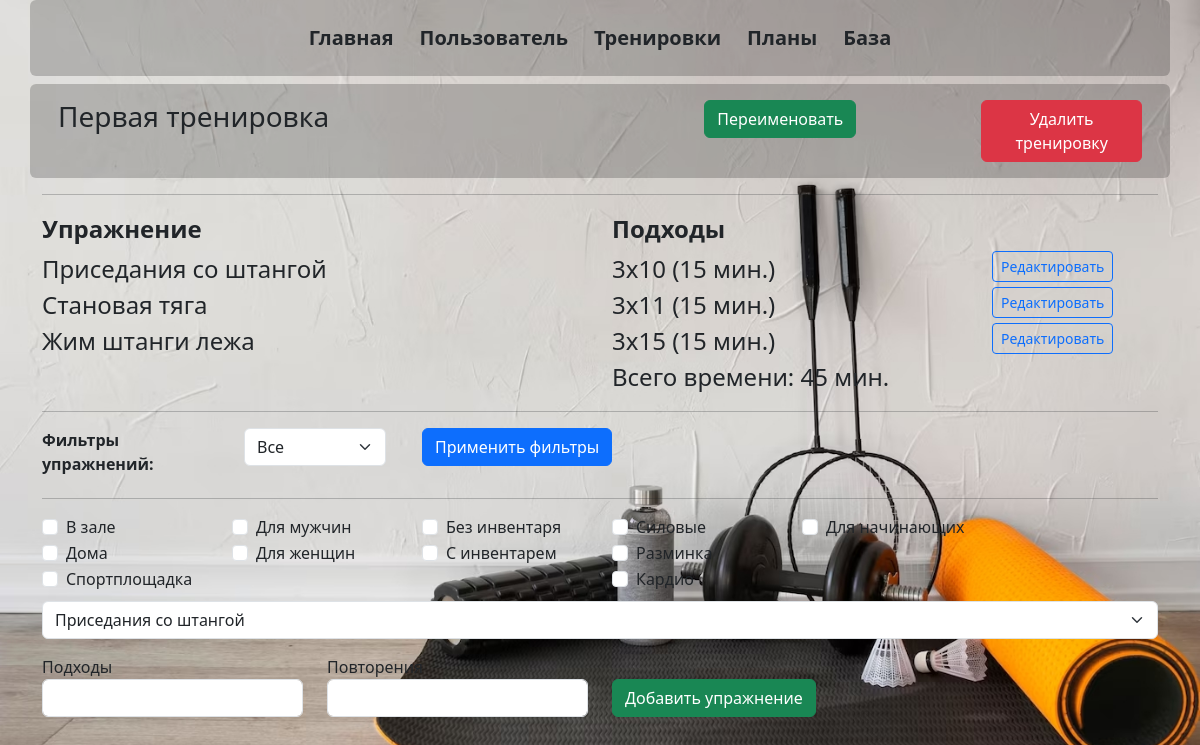
The page /edit_train/1 on the database as committed earlier.
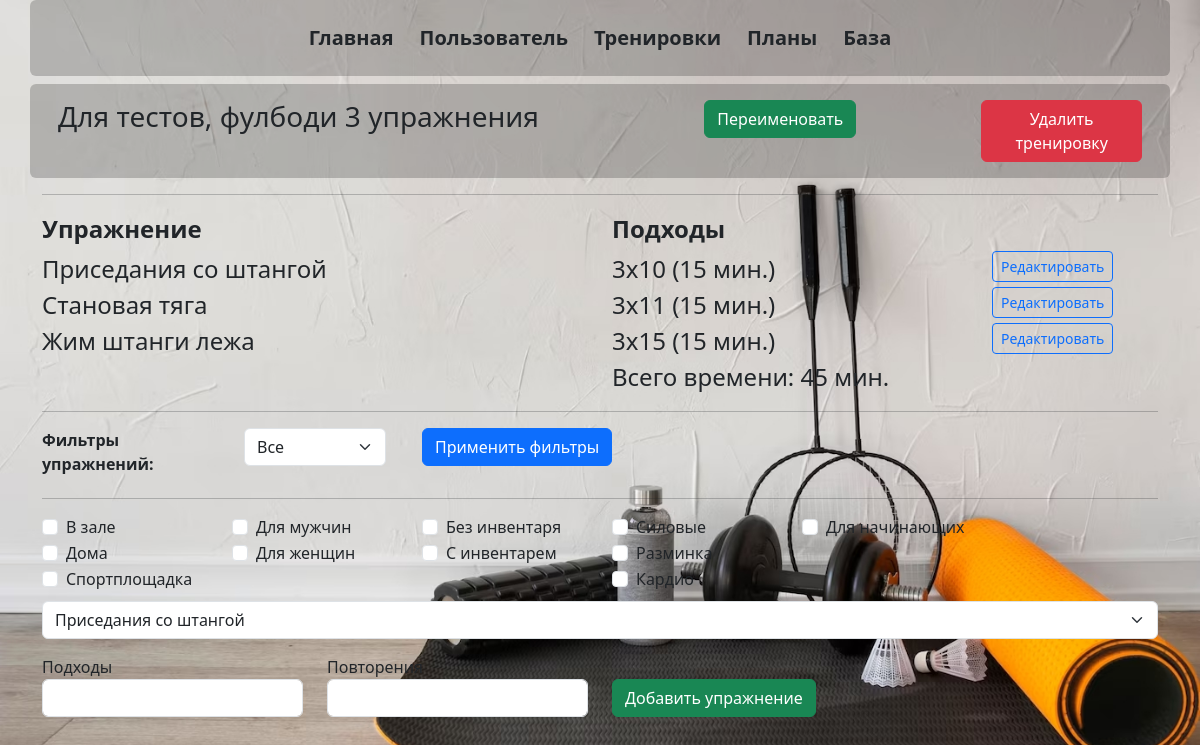
The same page on the database as committed later.
### _models.py (models this page shows, shortened)
class Training(db.Model):
    __tablename__ = 'trainings'
    training_id = db.Column(db.Integer, primary_key=True)
    name = db.Column(db.String(50), nullable=False)
    exercises = relationship('Exercise', secondary='training_exercises', overlaps="trainings")
    user_trainings = relationship('UserTraining', back_populates='training')
    plans = relationship('Plan', secondary='plan_trainings', back_populates='trainings')

### main.py (the view)
@app.route('/edit_train/<int:train_id>', methods=['POST', 'GET'])
def edit_train(train_id):
    config_filters = config.FILTER_LIST # основные фильтры из конфига (список списков)
    config_filter_targets = config.FILTER_TARGETS   # список фильтров таргета - групп мышц
    train = Training.query.get(train_id)  # нахожу тренировку по ID которое передано в роуте
    exercise_filter_list = session.get('exercise_filter_list', [])  # загрузка списка фильтров из сессии, или пустой
    target_filter = session.get('target_filter','-1')   # загрузка фильтра таргета из сессии, по умолч -1 (все)
    group_conditions = []
    for group in exercise_filter_list:
        group_condition = or_(*[Exercise.filters.contains(filter) for filter in group])
        group_conditions.append(group_condition)
    combined_condition = and_(*group_conditions)
    filtered_exercises = Exercise.query.filter(combined_condition).all()
    if int(target_filter) >= 0:
        target_filter_name = config_filter_targets[int(target_filter)+1]
        exercises = [ex for ex in filtered_exercises if ex.target == target_filter_name]    # отбираю по полю таргет
    else:
        exercises = filtered_exercises  # если фильтр -1 (все) то не фильтрую
    if train:
        session['train'] = train
        te_info_list = get_training_connections(train.training_id) # функция для получения связанных с тренировкой полей
        session['te_info_list'] = te_info_list
    total_time = 0
    for te_info in te_info_list:
        total_time += te_info[0].time_per_set * te_info[1]
    return render_template('edit_train.html', train=train, te_info_list=te_info_list,
                           exercises=exercises, config_filters=config_filters, exercise_filter_list=exercise_filter_list,
                           config_filter_targets=config_filter_targets, target_filter=target_filter, total_time=total_time)

### _logic.py (called while the page is built)
def get_training_connections(train_id):   # te_info = [te, sets, repetitions] (te- Exercise)
    train = Training.query.get(train_id)
    te_info_list = []
    for te in train.exercises:  # для каждого упражнения te из цикла по training.exercises (класса Training)
        training_exercise = TrainingExercise.query.filter_by(training_id=train.training_id,
                                                             exercise_id=te.exercise_id).first()
        if training_exercise:  # и выбираем связанные сеты повторы и веса (которые 0 по умолчанию)
            sets = training_exercise.sets
            repetitions = training_exercise.repetitions
            te_info = [te, sets, repetitions]
            te_info_list.append(te_info)
    return te_info_list

### templates/edit_train.html (shortened to what the changed rows need)
{% extends 'base.html' %}
{% block body %}
<div class="row mb-1 p-3 bg-opacity-20 rounded-2">
            <div class="col-7">
                <h3>{{train.name}}</h3>
            </div>
        </div>
{% endblock %}

Rows that differ between the two databases and show on the page:
changed Training: name "Первая тренировка" → "Для тестов, фулбоди 3 упражнения"
